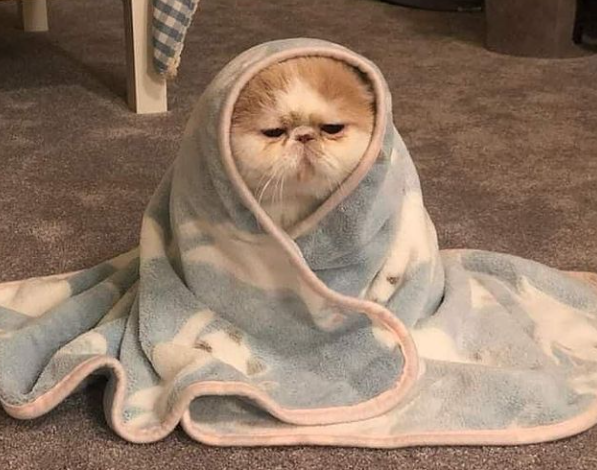
#> input picture Laboratorios/Lab 3/images_lab/cobija.PNG, 597 x 470 px; the run also reads 4 pictures not shown here
$ jupyter execute --allow-errors Laboratorio3_enunciado.ipynb   (shell and % lines are left out)
#> lines starting #> are read from the running program, lines starting #| are printed output that depends on the picture
<h1><center>Laboratorio 3: Imagenes 📷</center></h1>

<center><strong>MDS7202: Laboratorio de Programación Científica para Ciencia de Datos</strong></center>

### Cuerpo Docente:

- Profesores: Ignacio Meza, Gabriel Iturra
- Auxiliar: Sebastián Tinoco
- Ayudante: Arturo Lazcano, Angelo Muñoz

### Equipo: SUPER IMPORTANTE - notebooks sin nombre no serán revisados

- Nombre de alumno 1: Jose Ignacio Saffie
- Nombre de alumno 2: Matias Lopez Roman

### **Link de repositorio de GitHub:** `https://github.com/JoseSaffie/MDS7202-1-Primavera-2023.git`

### Reglas:

- **Grupos de 2 personas**
- Asistencia **obligatoria** a instrucciones del lab (viernes 16.15). Luego, pueden quedarse trabajando en las salas o irse.
- **Ausentes tienen nota máxima 6.0**.
- Cualquier duda fuera del horario de clases al foro. Mensajes al equipo docente serán respondidos por este medio.
- Prohibidas las copias.
- Pueden usar cualquer matrial del curso que estimen conveniente.

### Temas a tratar:

- Programación Orientada a Objetos.
- Programación Funcional.
- `Numpy` para manejo de datos en arreglos/tensores.

### Objetivos principales del laboratorio

- Aplicar los paradigmas y buenas prácticas de programación vistas hasta este momento.
- Comprender y aprovechar las ventajas que nos ofrece la liberia `numpy` con respecto a trabajar en Python 'puro'.
- Visualizar aplicaciones de filtros de imágenes sin el uso de librerías.
- Verificar que el uso indiscriminado de `for` puede afectar en la eficiencia en al procesar datos masivos.

El laboratorio deberá ser desarrollado **sin el uso indiscriminado de iteradores nativos de python (aka "for", "while")**. La idea es que aprendan a exprimir al máximo las funciones optimizadas que nos entrega `numpy`, las cuales vale mencionar, son bastante más eficientes que los iteradores nativos sobre arreglos.

El lab estará basado en algunos conceptos básicos de procesamiento de imágenes, por lo que te iremos guiando, paso a paso por cada uno de los tópicos a desarrollar.

## Descripción del laboratorio.

En Data Science son múltiples las aplicaciones que exigen el uso exhaustivo de listas de varias dimensiones. Estas entidad reciben formalmente el nombre de **arreglos o tensores**.

Pensemos en que queremos almacenar objetos en un casillero común y corriente: podemos pensar que este puede ser representado por una matriz de dos dimensiones: alto y ancho. ¿Que sucederá si este casillero nos queda pequeño y queremos guardar más información del mismo tipo?: La solución es simple es agregar otro casillero. Esto puede ser pensado como el aumento de la dimensión de nuestro objeto, pasando a ser ahora (alto, ancho, id casillero). Esto no es otra cosa que un **tensor de 3 dimensiones**.

<br>
<center>

</center>
<br>

### ¿Bueno y que tiene que ver todo esto con las imágenes?

Una imagen es una representación visual de una matriz que contiene de números que describen intensidades de color (llamados píxeles). Esto visto desde la perspectiva de una imagen en blanco y negro, vendria siendo una matriz que reune las diferentes intensidades de los pixeles desde 0 a 255.

<br>
<center>

</center>
<br>

Cuando las imágenes poseen colores, las imágenes vendrían siendo "sin querer queriendo", una bella representación de lo que es un tensor: estas pueden ser representadas por un tensor de 3 dimensiones que les dan el *ancho, alto y el canal*, en donde son alojados los colores de la imagen.

<br>
<center>

</center>
<br>

Como pueden ver, la imagen puede ser interpretada como un tensor de tres dimensiones(un ancho, un alto y la intensidad de cada color) en el a cada posición $(i,j)$ de la imagen, le asociaremos 3 intensidades de colores RGB (Rojo, Verde y Azul). Estas intensidades irán desde el $0$ al $255$. La combinación de estos 3 canales nos permitirá representar gran parte de los colores que encontramos en la naturaleza.

**Instalar paquetes: Si están usando conda**

[cell 1]
import sys

**Instalar paquetes: Si están usando pip**

[cell 2]
import sys
import subprocess

command = f'"{sys.executable}" -m pip install pillow plotly imageio'
subprocess.check_call(command, shell=True)
#> (this line was passed over: subprocess is not available in this run)

**En caso de trabajar con colab:**

[cell 3]
try:
    from google.colab import drive

    drive.mount("/content/drive")
    path = "/content/drive/My Drive/CuerpoDocente/Laboratorios/Lab1-Numpy/"
except:
    print('Ignorando conexión drive-colab')

[cell 4]
# En este lab usaremos adicionalmente pillow, una estupenda librería
# para manejar imágenes.
# https://pillow.readthedocs.io/en/stable/

from PIL import Image
import numpy as np
import plotly.express as px

foto = np.array(Image.open("./images_lab/cobija.PNG").convert("RGB"))

# Solo para ejemplificar, usaremos plotly (NO USARLO EN LO QUE QUEDA DEL LAB).
# Pero en el restro del laboratorio, matplotlib debe ser usado

fig = px.imshow(foto)
fig.show()

Luego, llamando la variable donde alojamos el array podemos ver los valores que componen a esta imagen.

[cell 5]
print(f'Número de dimensiones: {foto.ndim}')
#| Número de dimensiones: 3
print(f'Número de elementos por dimensión: {foto.shape}')
#| Número de elementos por dimensión: (470, 597, 3)

Finalmente visualizamos de forma aleatoria los pixeles de cada canal para mostrar sus intensidades.

[cell 6]
print(f"Ejemplo de pixel (10, 200) en el canal 0 - Red: {foto[10, 200, 0]}")
#| Ejemplo de pixel (10, 200) en el canal 0 - Red: 97
print(f"Ejemplo de pixel (10, 200) en el canal 1- Green: {foto[10, 200, 1]}")
#| Ejemplo de pixel (10, 200) en el canal 1- Green: 70
print(f"Ejemplo de pixel (10, 200) en el canal 2- Blue: {foto[10, 200, 2]}")
#| Ejemplo de pixel (10, 200) en el canal 2- Blue: 48

Con lo anterior, suponiendo que la imagen del "gatito" tiene una altura igual a 600 y un ancho de 400, el tensor $G$ que representa a la imagen vendrá dado por $G[600, 400, 3]$.

### Videos

Luego, si queremos complejizar aún mas esto y queremos tener tensores que agrupen un conjunto de imágenes (de igual tamaño) tendremos lo siguiente:

<br>
<center>

</center>
<br>

Este conjunto de imágenes nos generará la necesidad de producir una nueva dimensión, esto producto que las dimensiones son los espacios donde alojamos la información, por esto al conjunto de imágenes le agregaremos una dimensión que identifica cada una de las imágenes del conjunto, quedando representada por el tensor $G[0:n_d, 600, 400, 3]$. Por lo general, cuando tenemos imágenes con dimensionalidad 4 es porque se tratan de videos, o sea una secuencia de imágenes; el caso se complejiza aún más cuando agregamos sonido y esto se va a las pailas.

<blockquote>Dato:
La representación que posee cada una de las dimensiones puede cambiar dependiendo de la librería utilizada, en pytorch por ejemplo las dimensiones de una imagen vienen dadas por [batch, canales, alto, ancho] y no [batch, alto, ancho, canales] como en numpy.
</blockquote>

### ¿Ya, pero esto tiene aplicaciones más allá de guardar información en casilleros?

Para el caso de imágenes podemos encontrar múltiples aplicaciones con la manipulación de los tensores y operando matemáticamente con ellos. Algunas de las aplicaciones más conocidas (y que aplicaremos) son las siguientes:

- **Obtener el negativo de una imagen**: Consiste en obtener el color complementario de una imagen, para esto debemos restar la imagen con la máxima intensidad que podemos encontrar en una imagen (o sea 255).


- **Pasar a escala de grises una imagen**: Los valores RGB se convierten a escala de grises mediante la fórmula NTSC:

    $$ imagen\_gris = 0.299 * Rojo + 0.587 * Verde + 0.114 * Azul $$

    Esta fórmula representa la percepción relativa de la persona promedio del brillo de la luz roja, verde y azul.


- **Mejora de contraste**: Son múltiples las técnicas que nos permiten mejorar el contraste de una imagen, pero, una técnica simple para modificar los contrastes consta en obtener un factor de corrección llamado F en base al contraste deseado (C). Luego, es aplicado en la diferencia entre la imagen y 128. De esta forma obtenemos R, que es la imagen con la mejora de contraste deseada.

    $$ F=259*(C+255)/(255*(259-C)) $$
    $$ R=F*(img-128)+128 $$


- **Convolución**: Consiste en recorrer una imagen por cada uno de sus canales utilizando una matriz que lleva por nombre Kernel. El kernel, examinará los conjuntos de pixeles que recorre, aplicando una multiplicación de los valores circundantes ,y sumando todos los valores generados de este producto para generar un nuevo pixel en el tensor de salida.

---

# Desarrollo

En base a lo explicado y visto en clases, a continuación, deben construir cada uno de los programas solicitados en las actividades señaladas más abajo. Estás, deben ser desarrollados de forma grupal (**2 personas por grupo**) y, la solución no debe ser compartida con personas externas al grupo; si se detecta que dos grupos entregan el mismo trabajo, será considerado plagio y se tomaran medidas al respecto.

## 2. Creación de Clases y Funciones.

#### Importamos librerias utiles 😸

[cell 7]
# Libreria Core del lab.
import numpy as np
from pathlib import Path

# Librerias para graficar
import matplotlib.pyplot as plt

# Nota: Utilizar solo matplot para este lab. NO USAR PLOTLY,
# ya que tiene problemas de compatibilidad con imagenes

# Funcionalidades dependientes del Sistema Operativo.
import os

# Librerias utiles para cargar y generar Gifs
import imageio
from PIL import Image
from scipy.signal import convolve2d

### 2.1. Carga de imagenes y visualización

Descomprima el archivo "images_lab.zip" en algún directorio de su computador o plataforma, observen las imágenes y clasifíquenlas a su gusto, para luego en un diccionario cargar y agrupar las diferentes imágenes (no cree mas de tres llaves).

Hecho esto, visualize dos imágenes y verifique la dimensionalidad de estas imágenes con el comando *.shape*. Comente la dimensionalidad de las imágenes.

### Carga de imagenes en diccionarios

Las siguientes celdas de código le permitirá cargar las imágenes que utilizaremos durante este laboratorio.

La primera celda implementa la función `from_jpg`, la cual, dado una ruta, carga una imágen:

[cell 8]
def from_jpg(path):
#> called with path = './images_lab/gato1.jpg'
    ruta = Path(path)
    image = np.array(Image.open(ruta), dtype='int')
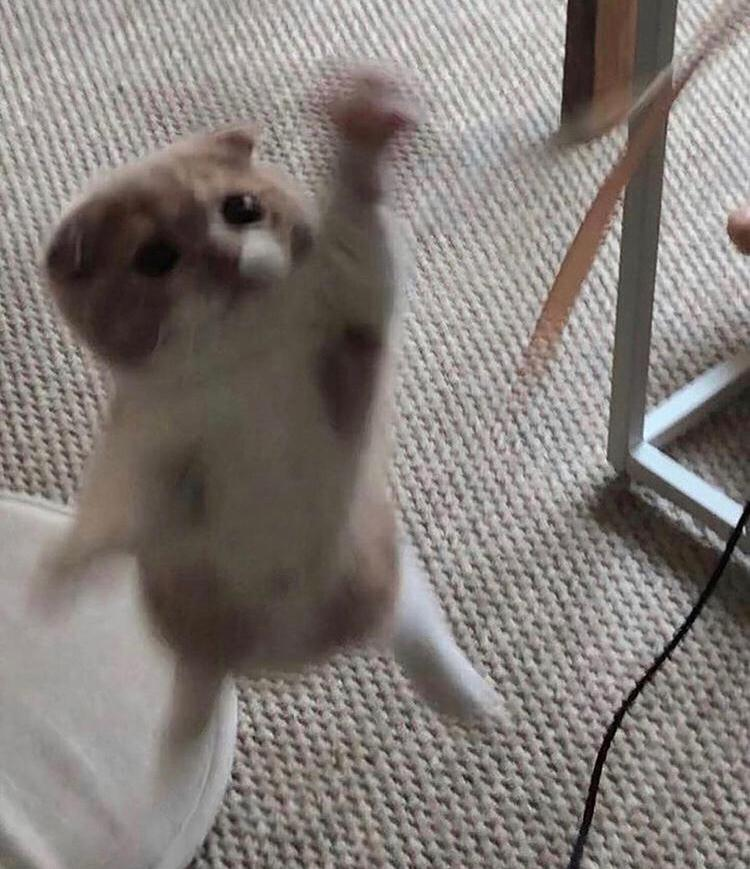
#> input picture Laboratorios/Lab 3/images_lab/gato1.jpg, 750 x 869 px
    return image

La segunda celda carga las imágenes y las guarda en un diccionario.

#> (a cell that did not finish here is left out)

#> call 2 of from_jpg, with path = './images_lab/gato2.jpg'
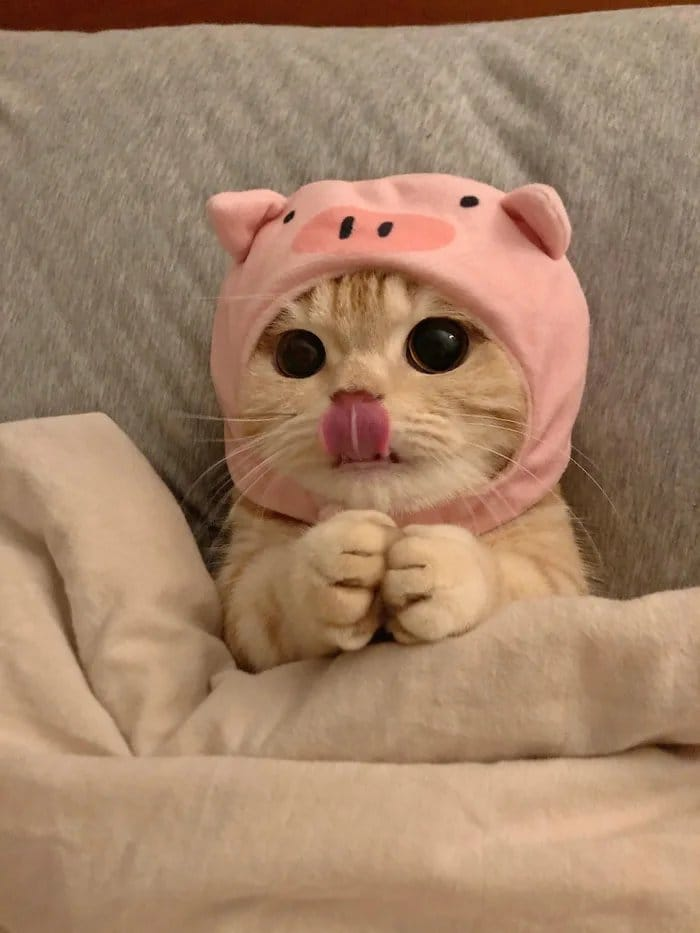
#> input picture Laboratorios/Lab 3/images_lab/gato2.jpg, 700 x 933 px
#> call 3 of from_jpg, with path = './images_lab/gato4.jpg'
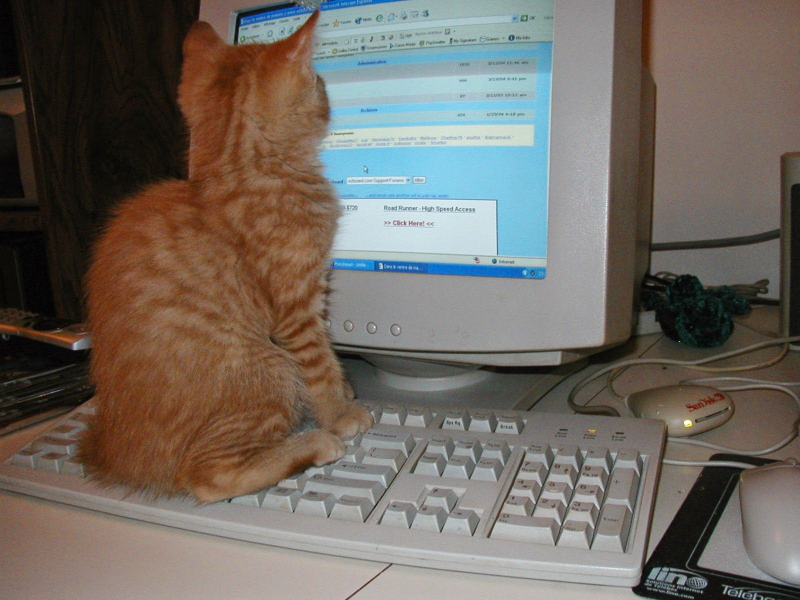
#> input picture Laboratorios/Lab 3/images_lab/gato4.jpg, 1600 x 1200 px (shown at 1/2 size)
#> call 4 of from_jpg, with path = './images_lab/personas.jpg'
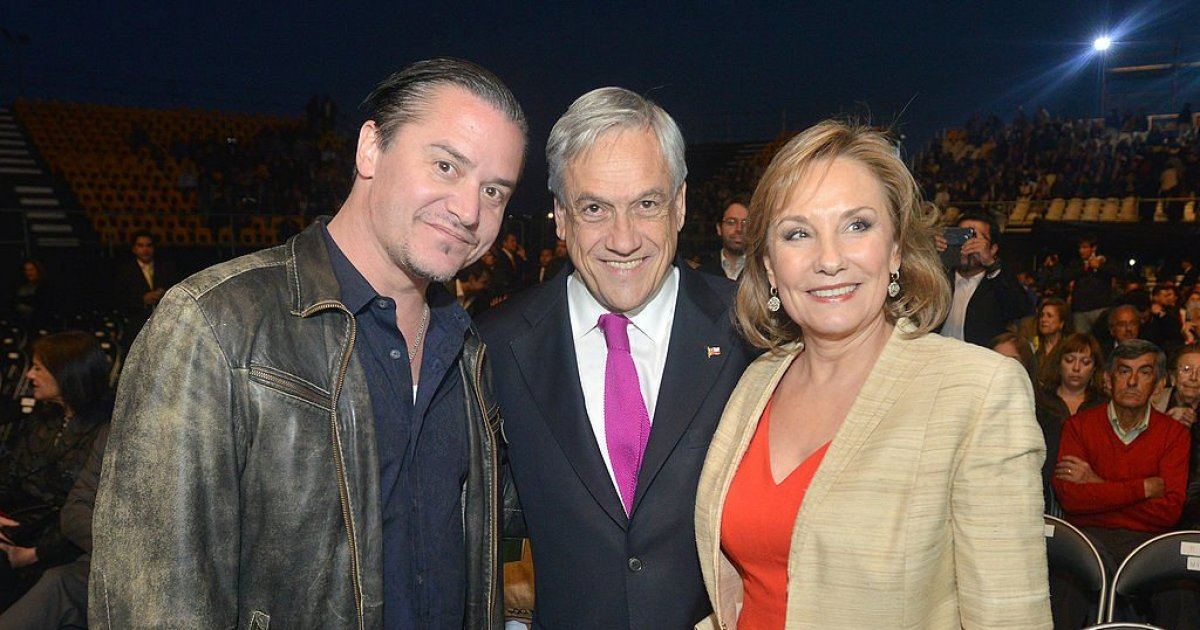
#> input picture Laboratorios/Lab 3/images_lab/personas.jpg, 1200 x 630 px
#> (the rest of the program and of its run is left out)
